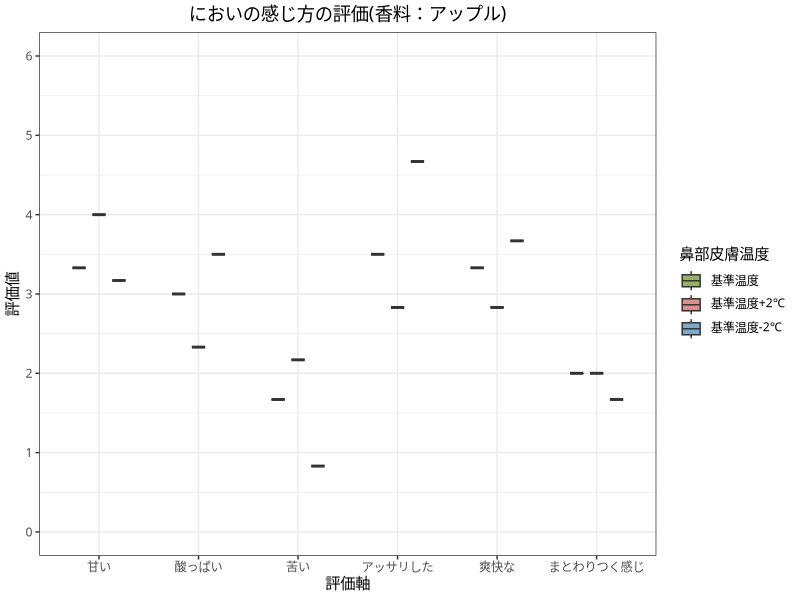

Recreate this plot in R.
library(ggplot2)
library(ggsci)
library(tidyverse)

data_rating <- read.csv("ex2_apple.csv", header=TRUE)
data_rating$鼻部皮膚温度 <- factor(data_rating$温度, levels = c('基準温度', '基準温度+2℃', '基準温度-2℃'))
g <- ggplot() + geom_boxplot(aes(x = 評価軸, y = 評価値, fill = 鼻部皮膚温度), data = data_rating, alpha = 0.7, width = 0.4, position = position_dodge(width = 0.6))
g <- g + scale_x_discrete(limit=c('甘い', '酸っぱい', '苦い', 'アッサリした', '爽快な', 'まとわりつく感じ'))
g <- g + theme_bw(base_family="HiraKakuProN-W3")
g <- g + scale_y_continuous(breaks=seq(0, 6, length=7), limits=c(0,6))
g <- g + scale_fill_manual(values = c("#6B8E23", "#CD5C5C", "#4682B4"))


# 有意差を書き込む
# アスタリスク
g <- g + geom_text(x = 4.1, y = 4.85, label = "*", size = 3) + geom_segment(x = 4, xend = 4, y = 4.8, yend = 4.7, size = 0.2) + geom_segment(x = 4, xend = 4.2, y = 4.8, yend = 4.8, size = 0.2) + geom_segment(x = 4.2, xend = 4.2, y = 4.8, yend = 4.7, size = 0.2)

g <- g + geom_text(x = 4, y = 5.05, label = "***", size = 3) + geom_segment(x = 3.75, xend = 3.75, y = 5, yend = 4.7, size = 0.2) + geom_segment(x = 3.75, xend = 4.25, y = 5, yend = 5, size = 0.2) + geom_segment(x = 4.25, xend = 4.25, y = 5, yend = 4.7, size = 0.2)

# ダガー
g <- g + geom_text(x = 2.1, y = 3.7, label = "†", size = 2.5) + geom_segment(x = 2, xend = 2, y = 3.6, yend = 3.53, size = 0.2) + geom_segment(x = 2, xend = 2.2, y = 3.6, yend = 3.6, size = 0.2) + geom_segment(x = 2.2, xend = 2.2, y = 3.6, yend = 3.53, size = 0.2)

g <- g + geom_text(x = 2, y = 3.9, label = "†", size = 2.5) + geom_segment(x = 1.75, xend = 1.75, y = 3.8, yend = 3.53, size = 0.2) + geom_segment(x = 1.75, xend = 2.25, y = 3.8, yend = 3.8, size = 0.2) + geom_segment(x = 2.25, xend = 2.25, y = 3.8, yend = 3.53, size = 0.2)

g <- g + geom_text(x = 5.1, y = 3.9, label = "†", size = 2.5) + geom_segment(x = 5, xend = 5, y = 3.8, yend = 3.7, size = 0.2) + geom_segment(x = 5, xend = 5.2, y = 3.8, yend = 3.8, size = 0.2) + geom_segment(x = 5.2, xend = 5.2, y = 3.8, yend = 3.7, size = 0.2)

g <- g + geom_text(x = 6, y = 6, label = "* : p<.05", size = 3)
g <- g + geom_text(x = 6, y = 5.8, label = "*** : p<.001", size = 3)
g <- g + geom_text(x = 6, y = 5.6, label = "† : p<.10", size = 3)

# タイトル追加
g <- g + ggtitle("においの感じ方の評価(香料：アップル)") + theme(plot.title = element_text(hjust = 0.5))

# グラフ保存
ggsave("graphs/ex2_apple.png", width = 12, height = 9, dpi = 120)